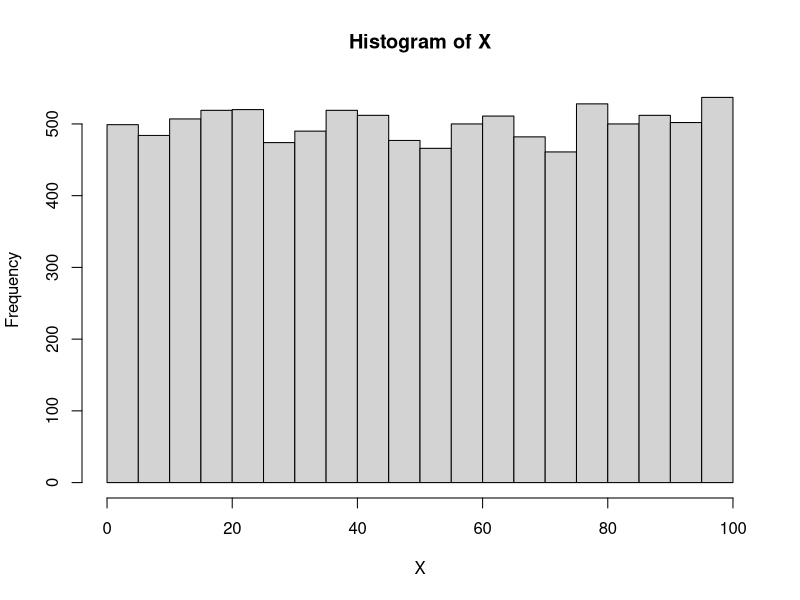
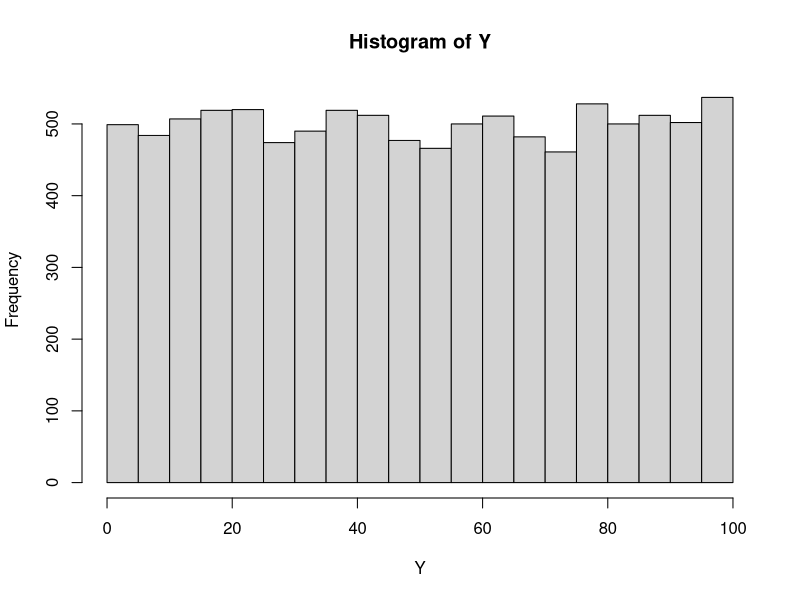

Generate these figures, in order, with R:
## ---- chunk 1
knitr::opts_chunk$set(echo = TRUE)
## ---- chunk 2
m = 100
n = 10000
U = runif(n) #use same set of U to compare plot
X = Y = vector(length = n)
# Standard way
for (i in 1:n)
{
  for (j in 1:m)
  {
    if (U[i] > (j-1)/m && U[i] <= j/m)
    {
      X[i] = j
      break
    }
  }
}
hist(X)
# Non-standard way
for (i in 1:n)
{
  Y[i] = ceiling(U[i]*m)
}
hist(Y) #same shape as X's plot
